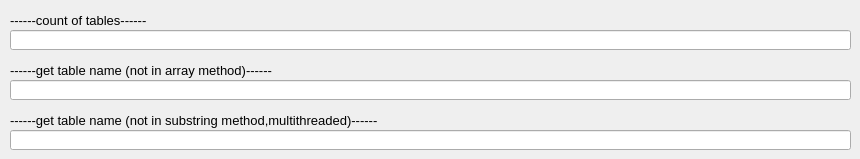
        <widget class="QWidget" name="tab_10">
         <attribute name="title">
          <string>tables</string>
         </attribute>
         <widget class="QLabel" name="label_19">
          <property name="geometry">
           <rect>
            <x>10</x>
            <y>60</y>
            <width>281</width>
            <height>20</height>
           </rect>
          </property>
          <property name="font">
           <font>
            <pointsize>10</pointsize>
           </font>
          </property>
          <property name="text">
           <string>------get table name (not in array method)------</string>
          </property>
         </widget>
         <widget class="QLineEdit" name="q_union_ms_get_tbl_name">
          <property name="geometry">
           <rect>
            <x>10</x>
            <y>80</y>
            <width>841</width>
            <height>20</height>
           </rect>
          </property>
          <property name="font">
           <font>
            <pointsize>9</pointsize>
           </font>
          </property>
          <property name="text">
           <string/>
          </property>
         </widget>
         <widget class="QLabel" name="label_20">
          <property name="geometry">
           <rect>
            <x>10</x>
            <y>110</y>
            <width>391</width>
            <height>20</height>
           </rect>
          </property>
          <property name="font">
           <font>
            <pointsize>10</pointsize>
           </font>
          </property>
          <property name="text">
           <string>------get table name (not in substring method,multithreaded)------</string>
          </property>
         </widget>
         <widget class="QLineEdit" name="q_union_ms_get_tbl_name2">
          <property name="geometry">
           <rect>
            <x>10</x>
            <y>130</y>
            <width>841</width>
            <height>20</height>
           </rect>
          </property>
          <property name="font">
           <font>
            <pointsize>9</pointsize>
           </font>
          </property>
          <property name="text">
           <string/>
          </property>
         </widget>
         <widget class="QLineEdit" name="q_union_ms_tbls_count">
          <property name="geometry">
           <rect>
            <x>10</x>
            <y>30</y>
            <width>841</width>
            <height>20</height>
           </rect>
          </property>
          <property name="font">
           <font>
            <pointsize>9</pointsize>
           </font>
          </property>
          <property name="text">
           <string/>
          </property>
         </widget>
         <widget class="QLabel" name="label_21">
          <property name="geometry">
           <rect>
            <x>10</x>
            <y>10</y>
            <width>171</width>
            <height>20</height>
           </rect>
          </property>
          <property name="font">
           <font>
            <pointsize>10</pointsize>
           </font>
          </property>
          <property name="text">
           <string>------count of tables------</string>
          </property>
         </widget>
        </widget>
